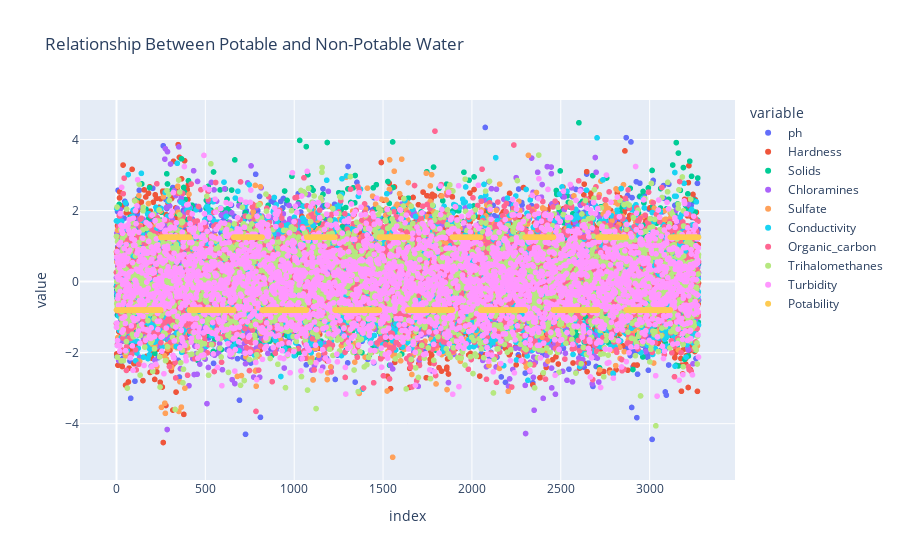

Notebook cell for this chart:
### Markdown cell above
Considering the class imbalance we decided to check the separability of our target data. By generating a scaled scatterplot we were able to see a clear separability which showed us that we did not need to worry about balancing our data with Smote or other techniques.

### Code cell
scaler       = StandardScaler()
scaler.fit(df)
df_scaled    = scaler.transform(df)
df_a         = pd.DataFrame(df_scaled)
df_a.columns = ['ph', 'Hardness', 'Solids', 'Chloramines', 'Sulfate', 'Conductivity',
       'Organic_carbon', 'Trihalomethanes', 'Turbidity', 'Potability']
px.scatter(df_a, title ='Relationship Between Potable and Non-Potable Water')

### Figure 1 — Plotly figure (JSON) as saved in the notebook; plotly's stock layout.template omitted (floating-point values rounded to 4 significant figures; data arrays with more than 128 entries replaced by an {"elided": "..."} marker saying what was removed)
{"data": [{"hovertemplate": "variable=ph<br>index=%{x}<br>value=%{y}<extra></extra>", "legendgroup": "ph", "marker": {"color": "#636efa", "symbol": "circle"}, "mode": "markers", "name": "ph", "showlegend": true, "type": "scattergl", "x": {"elided": "3276 int values"}, "xaxis": "x", "y": {"elided": "3276 float values"}, "yaxis": "y"}, {"hovertemplate": "variable=Hardness<br>index=%{x}<br>value=%{y}<extra></extra>", "legendgroup": "Hardness", "marker": {"color": "#EF553B", "symbol": "circle"}, "mode": "markers", "name": "Hardness", "showlegend": true, "type": "scattergl", "x": {"elided": "3276 int values"}, "xaxis": "x", "y": {"elided": "3276 float values"}, "yaxis": "y"}, {"hovertemplate": "variable=Solids<br>index=%{x}<br>value=%{y}<extra></extra>", "legendgroup": "Solids", "marker": {"color": "#00cc96", "symbol": "circle"}, "mode": "markers", "name": "Solids", "showlegend": true, "type": "scattergl", "x": {"elided": "3276 int values"}, "xaxis": "x", "y": {"elided": "3276 float values"}, "yaxis": "y"}, {"hovertemplate": "variable=Chloramines<br>index=%{x}<br>value=%{y}<extra></extra>", "legendgroup": "Chloramines", "marker": {"color": "#ab63fa", "symbol": "circle"}, "mode": "markers", "name": "Chloramines", "showlegend": true, "type": "scattergl", "x": {"elided": "3276 int values"}, "xaxis": "x", "y": {"elided": "3276 float values"}, "yaxis": "y"}, {"hovertemplate": "variable=Sulfate<br>index=%{x}<br>value=%{y}<extra></extra>", "legendgroup": "Sulfate", "marker": {"color": "#FFA15A", "symbol": "circle"}, "mode": "markers", "name": "Sulfate", "showlegend": true, "type": "scattergl", "x": {"elided": "3276 int values"}, "xaxis": "x", "y": {"elided": "3276 float values"}, "yaxis": "y"}, {"hovertemplate": "variable=Conductivity<br>index=%{x}<br>value=%{y}<extra></extra>", "legendgroup": "Conductivity", "marker": {"color": "#19d3f3", "symbol": "circle"}, "mode": "markers", "name": "Conductivity", "showlegend": true, "type": "scattergl", "x": {"elided": "3276 int values"}, "xaxis": "x", "y": {"elided": "3276 float values"}, "yaxis": "y"}, {"hovertemplate": "variable=Organic_carbon<br>index=%{x}<br>value=%{y}<extra></extra>", "legendgroup": "Organic_carbon", "marker": {"color": "#FF6692", "symbol": "circle"}, "mode": "markers", "name": "Organic_carbon", "showlegend": true, "type": "scattergl", "x": {"elided": "3276 int values"}, "xaxis": "x", "y": {"elided": "3276 float values"}, "yaxis": "y"}, {"hovertemplate": "variable=Trihalomethanes<br>index=%{x}<br>value=%{y}<extra></extra>", "legendgroup": "Trihalomethanes", "marker": {"color": "#B6E880", "symbol": "circle"}, "mode": "markers", "name": "Trihalomethanes", "showlegend": true, "type": "scattergl", "x": {"elided": "3276 int values"}, "xaxis": "x", "y": {"elided": "3276 float values"}, "yaxis": "y"}, {"hovertemplate": "variable=Turbidity<br>index=%{x}<br>value=%{y}<extra></extra>", "legendgroup": "Turbidity", "marker": {"color": "#FF97FF", "symbol": "circle"}, "mode": "markers", "name": "Turbidity", "showlegend": true, "type": "scattergl", "x": {"elided": "3276 int values"}, "xaxis": "x", "y": {"elided": "3276 float values"}, "yaxis": "y"}, {"hovertemplate": "variable=Potability<br>index=%{x}<br>value=%{y}<extra></extra>", "legendgroup": "Potability", "marker": {"color": "#FECB52", "symbol": "circle"}, "mode": "markers", "name": "Potability", "showlegend": true, "type": "scattergl", "x": {"elided": "3276 int values"}, "xaxis": "x", "y": {"elided": "3276 float values"}, "yaxis": "y"}], "layout": {"legend": {"title": {"text": "variable"}, "tracegroupgap": 0}, "title": {"text": "Relationship Between Potable and Non-Potable Water"}, "xaxis": {"anchor": "y", "domain": [0, 1], "title": {"text": "index"}}, "yaxis": {"anchor": "x", "domain": [0, 1], "title": {"text": "value"}}}}
